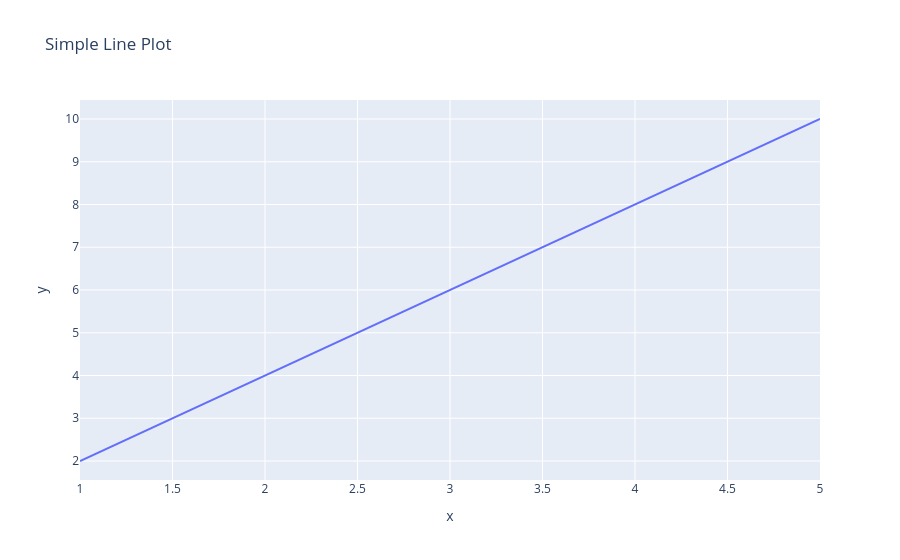
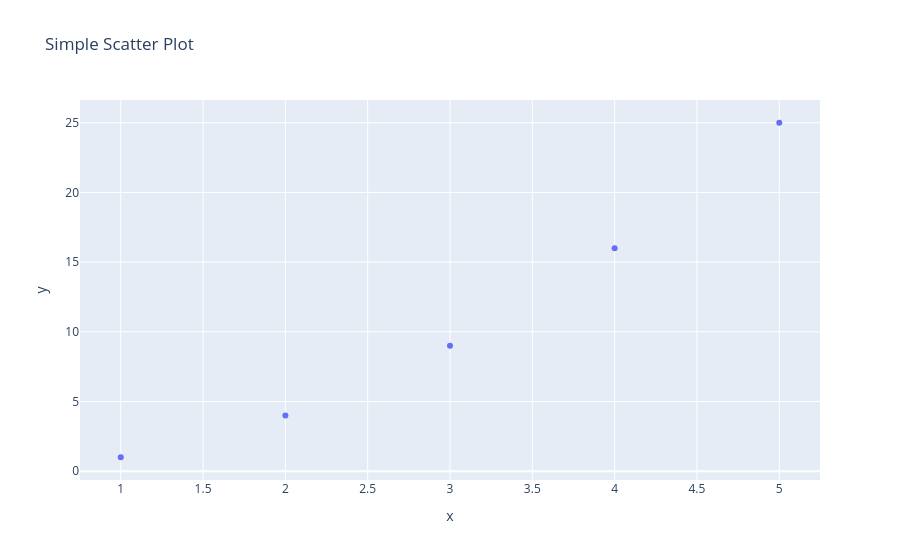
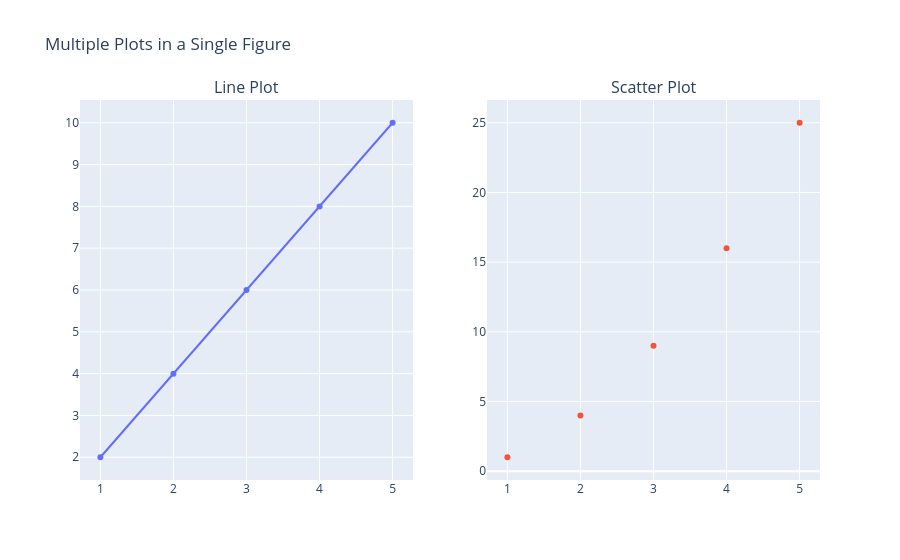

These figures' notebook cell, in order:
### Code cell
# Two Very Simple Plotly Examples

# Example 1: Simple Line Plot
import plotly.express as px

# Simple data
x = [1, 2, 3, 4, 5]
y = [2, 4, 6, 8, 10]

# Create and save line plot
fig1 = px.line(x=x, y=y, title="Simple Line Plot")
fig1.show()
print("Line plot saved as line_plot.html")

# Example 2: Simple Scatter Plot

# Simple data
x = [1, 2, 3, 4, 5]
y = [1, 4, 9, 16, 25]

# Create and save scatter plot
fig2 = px.scatter(x=x, y=y, title="Simple Scatter Plot")
fig2.show()
print("Scatter plot saved as scatter_plot.html")

# Display multiple plots in a single cell using plotly.subplots
from plotly.subplots import make_subplots
import plotly.graph_objects as go

# Create a subplot with 1 row and 2 columns
fig = make_subplots(rows=1, cols=2, subplot_titles=("Line Plot", "Scatter Plot"))

# Add the line plot to the first subplot
fig.add_trace(
    go.Scatter(x=[1, 2, 3, 4, 5], y=[2, 4, 6, 8, 10], mode='lines+markers', name='Line'),
    row=1, col=1
)

# Add the scatter plot to the second subplot
fig.add_trace(
    go.Scatter(x=[1, 2, 3, 4, 5], y=[1, 4, 9, 16, 25], mode='markers', name='Scatter'),
    row=1, col=2
)

fig.update_layout(title_text="Multiple Plots in a Single Figure", showlegend=False)
fig.show()

### Figure 1 — Plotly figure (JSON) as saved in the notebook; plotly's stock layout.template omitted (floating-point values rounded to 4 significant figures)
{"data": [{"hovertemplate": "x=%{x}<br>y=%{y}<extra></extra>", "legendgroup": "", "line": {"color": "#636efa", "dash": "solid"}, "marker": {"symbol": "circle"}, "mode": "lines", "name": "", "orientation": "v", "showlegend": false, "type": "scatter", "x": [1, 2, 3, 4, 5], "xaxis": "x", "y": [2, 4, 6, 8, 10], "yaxis": "y"}], "layout": {"legend": {"tracegroupgap": 0}, "title": {"text": "Simple Line Plot"}, "xaxis": {"anchor": "y", "domain": [0, 1], "title": {"text": "x"}}, "yaxis": {"anchor": "x", "domain": [0, 1], "title": {"text": "y"}}}}

### Figure 2 — Plotly figure (JSON) as saved in the notebook; plotly's stock layout.template omitted (floating-point values rounded to 4 significant figures)
{"data": [{"hovertemplate": "x=%{x}<br>y=%{y}<extra></extra>", "legendgroup": "", "marker": {"color": "#636efa", "symbol": "circle"}, "mode": "markers", "name": "", "orientation": "v", "showlegend": false, "type": "scatter", "x": [1, 2, 3, 4, 5], "xaxis": "x", "y": [1, 4, 9, 16, 25], "yaxis": "y"}], "layout": {"legend": {"tracegroupgap": 0}, "title": {"text": "Simple Scatter Plot"}, "xaxis": {"anchor": "y", "domain": [0, 1], "title": {"text": "x"}}, "yaxis": {"anchor": "x", "domain": [0, 1], "title": {"text": "y"}}}}

### Figure 3 — Plotly figure (JSON) as saved in the notebook; plotly's stock layout.template omitted (floating-point values rounded to 4 significant figures)
{"data": [{"mode": "lines+markers", "name": "Line", "type": "scatter", "x": [1, 2, 3, 4, 5], "xaxis": "x", "y": [2, 4, 6, 8, 10], "yaxis": "y"}, {"mode": "markers", "name": "Scatter", "type": "scatter", "x": [1, 2, 3, 4, 5], "xaxis": "x2", "y": [1, 4, 9, 16, 25], "yaxis": "y2"}], "layout": {"annotations": [{"font": {"size": 16}, "showarrow": false, "text": "Line Plot", "x": 0.225, "xanchor": "center", "xref": "paper", "y": 1, "yanchor": "bottom", "yref": "paper"}, {"font": {"size": 16}, "showarrow": false, "text": "Scatter Plot", "x": 0.775, "xanchor": "center", "xref": "paper", "y": 1, "yanchor": "bottom", "yref": "paper"}], "showlegend": false, "title": {"text": "Multiple Plots in a Single Figure"}, "xaxis": {"anchor": "y", "domain": [0, 0.45]}, "xaxis2": {"anchor": "y2", "domain": [0.55, 1]}, "yaxis": {"anchor": "x", "domain": [0, 1]}, "yaxis2": {"anchor": "x2", "domain": [0, 1]}}}
